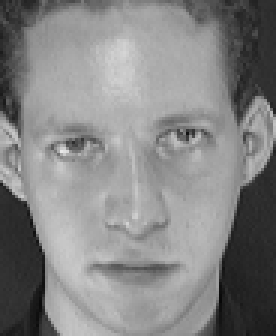
#> input picture train_att_faces/01_03.pgm, 92 x 112 px (shown 3 times larger)
$ python main_att.py
#> lines starting #> are read from the running program, lines starting #| are printed output that depends on the picture
### helper.py
import os
from shutil import copyfile


def remove_content_from_dir(dir_path):
    if not os.path.exists(dir_path):
        os.makedirs(dir_path)
        return

    for the_file in os.listdir(dir_path):
        file_path = os.path.join(dir_path, the_file)
        if os.path.isfile(file_path):
            os.unlink(file_path)


def copy_image(index, feature, generic_name, src, dst):
    person_name = str(index + 1).rjust(2, "0")
    full_name = generic_name.format(number=person_name, feature=feature)
    path_from = os.path.join(src, full_name)
    path_to = os.path.join(dst, full_name)
    copyfile(path_from, path_to)


def split_images(fold_index, generic_name, features, number_of_people, number_of_folds, src,
                 train_dst, test_dst):
#> called with fold_index = 0, generic_name = '{number}_{feature}.pgm', number_of_people = 40, number_of_folds = 5, src = 'att_faces', train_dst = 'train_att_faces', test_dst = 'test_att_faces'
    begin_feature = int(len(features) * fold_index / number_of_folds)
    end_feature = int(len(features) * (fold_index + 1) / number_of_folds)
    for index in range(number_of_people):
        for feature in (features[0:begin_feature]):
            copy_image(index, feature, generic_name, src, train_dst)

        for feature in (features[begin_feature:end_feature]):
            copy_image(index, feature, generic_name, src, test_dst)

        for feature in (features[end_feature:len(features)]):
            copy_image(index, feature, generic_name, src, train_dst)

### eigenface.py
import os
from time import time

import matplotlib.pyplot as plt
import numpy as np
from PIL import Image
from skimage.transform import rescale
from sklearn.decomposition import PCA, TruncatedSVD

from image_processor import *

class Eigenface:
    @staticmethod
    def get_mean(face_matrix):
        return face_matrix.mean(axis=0)

    @staticmethod
    def normalize(face_matrix, mean_face):
        for column in face_matrix:
            column = column.astype('float64')
            column -= mean_face

    @staticmethod
    def read_data(file_path, scale_parameter):
#> called with file_path = 'train_att_faces', scale_parameter = 1
        face_matrix = []

        for file in os.listdir(file_path):
            image_path = os.path.join(file_path, file)
            image = np.asarray(Image.open(image_path))
#> image is the input picture: shape (112, 92); min 7, max 232, mean 132.6
            image_vector = rescale(image, scale_parameter, mode='reflect').flatten()
#> image_vector = 10304 values, max 0.91 at index 4620, min 0.0275 at index 9273, mean 0.52
            face_matrix.append(image_vector)

        face_matrix = np.array(face_matrix)
        return face_matrix

    @staticmethod
    def get_covariance_matrix(face_matrix):
        return np.dot(face_matrix.T, face_matrix)

    # [8 lines left out: function get_pca, not called in this run]

    @staticmethod
    def get_svd(covariance_matrix, n_components):
        t0 = time()
        svd = TruncatedSVD(n_components=n_components,
                           random_state=1).fit(covariance_matrix)
        print("Found {} first elements using scikit SVD in {} seconds".format(n_components,
                                                                              time() - t0))
        return svd

    @staticmethod
    def decompose_face(image_path, mean_face, scale_parameter, svd, standard_size):
        image = Image.open(image_path)
        if np.asarray(image).shape != standard_size:
            image, image_path = process_image(image, image_path, standard_size)
        image = np.asarray(image).astype('float64')
        image_vector = rescale(image, scale_parameter, mode='reflect').flatten()
        image_vector = image_vector - mean_face  # normalize
        image_weights = []
        for eigenvector in svd.components_:
            coefficient = np.dot(eigenvector.transpose(), image_vector)
            image_weights.append(coefficient)
        return image_weights, image_path

    def train_model(self, train_dir, mean_face, scale_parameter, svd, standard_size):
        decomposed_images = {}
        for file in os.listdir(train_dir):
            image_path = os.path.join(train_dir, file)
            image_weights, image_path = self.decompose_face(image_path, mean_face, scale_parameter, svd, standard_size)
            decomposed_images[image_path] = image_weights
        return decomposed_images

    # [30 lines left out: function recognise_image, not called in this run]


    def recognize_test_images(self, test_dir, mean_face, scale_parameter, svd, known_images, standard_size):
        result = []
        for file in os.listdir(test_dir):
            image_path = os.path.join(test_dir, file)
            match = self.recognise_image(known_images, image_path, mean_face, scale_parameter, svd, standard_size)
            result.append(match)
        return result

### main_att.py
import time

from constants_att import N_COMPONENTS, N_OF_EVCS_TO_DROP, N_OF_FOLDS, SCALE_PARAMETER, \
    STANDARD_SIZE, TEST_DIR, TRAIN_DIR, GENERIC_IMAGENAME, IMAGE_FEATURES, NUMBER_OF_PEOPLE, \
    DATA_DIR
from eigenface import Eigenface
from helper import remove_content_from_dir, split_images
import matplotlib.pyplot as plt


eigenface = Eigenface()

results = []
t_global = time.time()
for fold_index in range(N_OF_FOLDS):
    t_per_fold = time.time()
    print("Fold number {}".format(fold_index + 1))

    remove_content_from_dir(TRAIN_DIR)
    remove_content_from_dir(TEST_DIR)
    split_images(fold_index, GENERIC_IMAGENAME, IMAGE_FEATURES, NUMBER_OF_PEOPLE, N_OF_FOLDS,
                 DATA_DIR, TRAIN_DIR, TEST_DIR)

    face_matrix = eigenface.read_data(TRAIN_DIR, SCALE_PARAMETER)
    mean_face = eigenface.get_mean(face_matrix)
#> mean_face has the same summary as image_vector in read_data
    eigenface.normalize(face_matrix, mean_face)
#> the loop in normalize, `for column in face_matrix:` made 1 pass
    covariance_matrix = eigenface.get_covariance_matrix(face_matrix)
    svd = eigenface.get_svd(covariance_matrix, N_COMPONENTS)
    for index, evc in enumerate(svd.components_):
        if index < 4:
            plt.figure()
            plt.imshow(evc.reshape(*STANDARD_SIZE),
                       cmap=plt.cm.gray)
            plt.show()
#> this loop made 20 passes
#> pass 1, `plt.show()`:
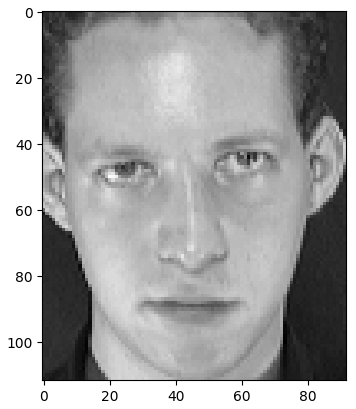
#> figure drawn by matplotlib, 1 panel
#> pass 2, `plt.show()`:
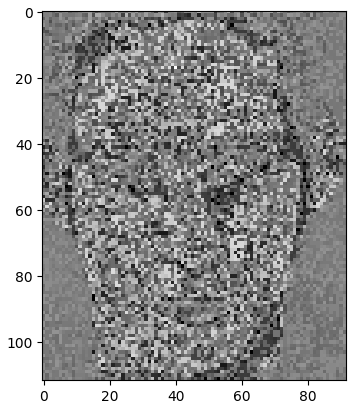
#> figure drawn by matplotlib, 1 panel
    svd.components_ = svd.components_[N_OF_EVCS_TO_DROP:]

    decomposed_images = eigenface.train_model(
        TRAIN_DIR, mean_face, SCALE_PARAMETER, svd, STANDARD_SIZE)
#> in decompose_face, `image_vector = rescale(image, scale_parameter, mode='reflect').flatten()`: image_vector = 10304 values, max 232 at index 4620, min 7 at index 9273, mean 132.6
#> in decompose_face, `image_vector = image_vector - mean_face`: image_vector = 10304 values, max 231.1 at index 4620, min 6.97 at index 9273, mean 132.1
#> the loop in decompose_face, `for eigenvector in svd.components_:` made 19 passes
#> coefficient on passes 1 to 12: -6.68e-13, -4.48e-13, -1.19e-12, -5.97e-13, 2.42e-13, 2.26e-12, -4.26e-14, 3.41e-13, 3.13e-12, -2.27e-12, -4.41e-13, -2.5e-13
#> after the loop in decompose_face, `for eigenvector in svd.components_:`: image_weights = [-6.68e-13, -4.48e-13, -1.19e-12, -5.97e-13, 2.42e-13, 2.26e-12, -4.26e-14, 3.41e-13, 3.13e-12, -2.27e-12, -4.41e-13, -2.5e-13, -1.9e-12, 1.32e-12, -7.96e-13, 1.83e-12, -5.97e-13, 1.48e-12, 9.47e-13]
#> in train_model, `image_weights, image_path = self.decompose_face(image_path, mean_face,..`: image_path = 'train_att_faces/01_03.pgm'
#> decomposed_images = {'train_att_faces/01_03.pgm': [-6.68e-13, -4.48e-13, -1.19e-12, -5.97e-13, 2.42e-13, 2.26e-12, -4.26e-14, 3.41e-13, 3.13e-12, -2.27e-12, -4.41e-13, -2.5e-13, -1.9e-12, 1.32e-12, -7.96e-13, 1.83e-12, -5.97e-13, 1.48e-12, 9.47e-13]}
    matches = eigenface.recognize_test_images(
        TEST_DIR, mean_face, SCALE_PARAMETER, svd, decomposed_images, STANDARD_SIZE)
#> matches = []

#> (the run stopped early here; a loop or call above may not have finished)

$ run again, on train_att_faces/04_03.pgm
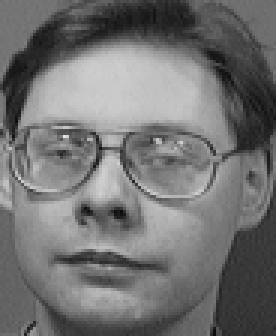
#> input picture train_att_faces/04_03.pgm, 92 x 112 px (shown 3 times larger)
#> in read_data, image is the input picture: shape (112, 92); min 10, max 229, mean 114.3
#> in read_data, `image_vector = rescale(image, scale_parameter, mode='reflect').flatten()`: image_vector = 10304 values, max 0.898 at index 4161, min 0.0392 at index 6480, mean 0.448
#> mean_face has the same summary as image_vector in read_data
#> the loop in normalize, `for column in face_matrix:` made 1 pass
#> the loop `for index, evc in enumerate(svd.components_):` made 20 passes
#> pass 1, `plt.show()`:
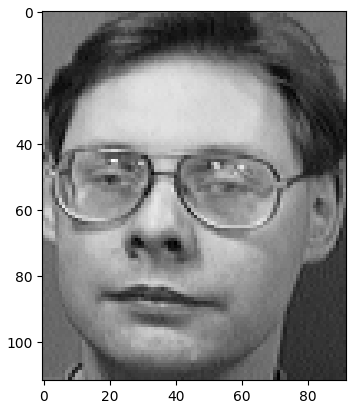
#> figure drawn by matplotlib, 1 panel
#> pass 2, `plt.show()`:
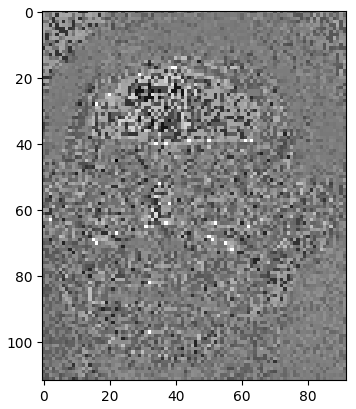
#> figure drawn by matplotlib, 1 panel
#> in decompose_face, `image_vector = rescale(image, scale_parameter, mode='reflect').flatten()`: image_vector = 10304 values, max 229 at index 4161, min 10 at index 6480, mean 114.3
#> in decompose_face, `image_vector = image_vector - mean_face`: image_vector = 10304 values, max 228.1 at index 4161, min 9.96 at index 6480, mean 113.9
#> the loop in decompose_face, `for eigenvector in svd.components_:` made 19 passes
#> coefficient on passes 1 to 8: -1.59e-13, 8.53e-14, -2.27e-13, 2.27e-13, -6.75e-14, 6.96e-13, 2.93e-13, -6.96e-13
#> after the loop in decompose_face, `for eigenvector in svd.components_:`: image_weights = [-1.59e-13, 8.53e-14, -2.27e-13, 2.27e-13, -6.75e-14, 6.96e-13, 2.93e-13, -6.96e-13, 7.96e-13, -2.77e-13, -1.01e-12, 1.02e-12, 1.71e-12, -1.38e-12, 3.13e-13, 3.98e-13, 7.82e-13, -5.26e-13, 1.78e-12]
#> in train_model, `image_weights, image_path = self.decompose_face(image_path, mean_face,..`: image_path = 'train_att_faces/04_03.pgm'
#> decomposed_images = {'train_att_faces/04_03.pgm': [-1.59e-13, 8.53e-14, -2.27e-13, 2.27e-13, -6.75e-14, 6.96e-13, 2.93e-13, -6.96e-13, 7.96e-13, -2.77e-13, -1.01e-12, 1.02e-12, 1.71e-12, -1.38e-12, 3.13e-13, 3.98e-13, 7.82e-13, -5.26e-13, 1.78e-12]}
#> matches = []

$ run again, on train_att_faces/04_04.pgm
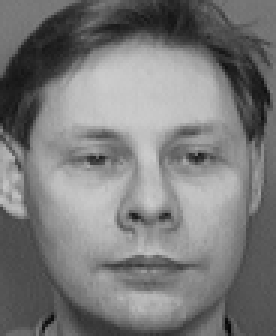
#> input picture train_att_faces/04_04.pgm, 92 x 112 px (shown 3 times larger)
#> in read_data, image is the input picture: shape (112, 92); min 4, max 204, mean 122.2
#> in read_data, `image_vector = rescale(image, scale_parameter, mode='reflect').flatten()`: image_vector = 10304 values, max 0.8 at index 2518, min 0.0157 at index 10196, mean 0.479
#> mean_face has the same summary as image_vector in read_data
#> the loop in normalize, `for column in face_matrix:` made 1 pass
#> the loop `for index, evc in enumerate(svd.components_):` made 20 passes
#> pass 1, `plt.show()`:
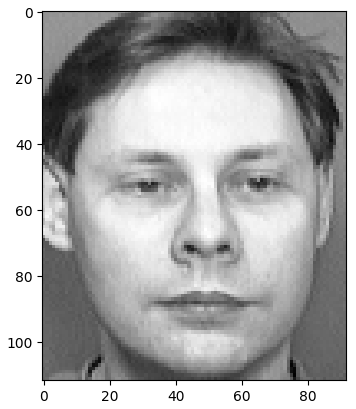
#> figure drawn by matplotlib, 1 panel
#> pass 2, `plt.show()`:
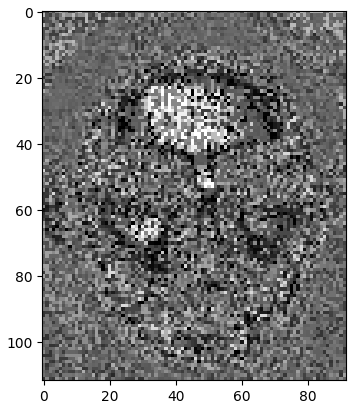
#> figure drawn by matplotlib, 1 panel
#> in decompose_face, `image_vector = rescale(image, scale_parameter, mode='reflect').flatten()`: image_vector = 10304 values, max 204 at index 2518, min 4 at index 10196, mean 122.2
#> in decompose_face, `image_vector = image_vector - mean_face`: image_vector = 10304 values, max 203.2 at index 2518, min 3.98 at index 10196, mean 121.8
#> the loop in decompose_face, `for eigenvector in svd.components_:` made 19 passes
#> coefficient on passes 1 to 8: -4.55e-13, 1.74e-12, 2.33e-12, 5.4e-13, 4.55e-13, -1.88e-12, 2.38e-13, 2.25e-12
#> after the loop in decompose_face, `for eigenvector in svd.components_:`: image_weights = [-4.55e-13, 1.74e-12, 2.33e-12, 5.4e-13, 4.55e-13, -1.88e-12, 2.38e-13, 2.25e-12, -2.64e-12, -2.55e-12, -1.88e-12, 1.34e-12, 2.3e-12, 2.84e-14, 9.27e-13, 3.45e-13, 2e-12, 2.49e-13, -1.3e-12]
#> in train_model, `image_weights, image_path = self.decompose_face(image_path, mean_face,..`: image_path = 'train_att_faces/04_04.pgm'
#> decomposed_images = {'train_att_faces/04_04.pgm': [-4.55e-13, 1.74e-12, 2.33e-12, 5.4e-13, 4.55e-13, -1.88e-12, 2.38e-13, 2.25e-12, -2.64e-12, -2.55e-12, -1.88e-12, 1.34e-12, 2.3e-12, 2.84e-14, 9.27e-13, 3.45e-13, 2e-12, 2.49e-13, -1.3e-12]}
#> matches = []
